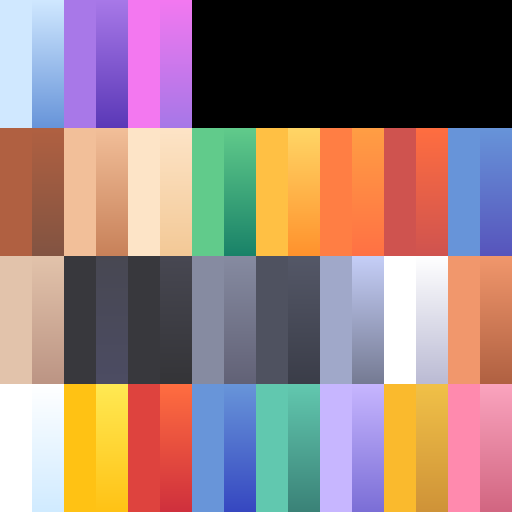
#> input picture pipeline/turku3d/parked/assets/colormap.png, 512 x 512 px
$ python -i compose.py   (imports and definitions only)
#> lines starting #> are read from the running program, lines starting #| are printed output that depends on the picture
"""Footage-led v2 edit: unique moving shots, small data overlays, ducked project music."""
from __future__ import annotations

import argparse
import json
import math
import os
import re
import subprocess
import textwrap
from pathlib import Path

import numpy as np
from scipy.io import wavfile
from PIL import Image, ImageDraw, ImageFont

W, H, FPS = 1920, 1080, 30
# [1 line that did not run here, left out]
OUT = Path.home() / 'turku3d/media/pipeline-video'
WHITE, TEAL, MUTED = '#f3f6f8', '#75e7cf', '#c5d3dd'
FONTS = Path('/System/Library/Fonts/Supplemental')


def run(args, **kwargs):
    return subprocess.run(args, check=True, **kwargs)


def font(size, bold=False):
    return ImageFont.truetype(str(FONTS / ('Arial Bold.ttf' if bold else 'Arial.ttf')), size)


def text(draw, xy, value, size=32, fill=WHITE, bold=False):
    draw.text(xy, value, font=font(size, bold), fill=fill)


def stamp(t):
    ms = round(t*1000)
    return f'{ms//3600000:02}:{ms//60000%60:02}:{ms//1000%60:02},{ms%1000:03}'


# [183 lines left out: functions timeline, overlay, not called in this run]


def render_scene(scene):
    inputs=[]
    filters=[]
    count=len(scene['shots'])
    for i,shot in enumerate(scene['shots']):
        source=ROOT/'shots'/f'{shot}.mp4'
        duration=float(subprocess.check_output(['ffprobe','-v','error','-show_entries','format=duration','-of','csv=p=0',str(source)]))
        inputs += ['-i',str(source)]
        frames=scene['frames']//count
        filters.append(f'[{i}:v]setpts={frames/FPS/duration}*PTS,fps=30,trim=end_frame={frames},setpts=PTS-STARTPTS[v{i}]')
    filters.append(''.join(f'[v{i}]' for i in range(count))+f'concat=n={count}:v=1:a=0,eq=contrast=1.045:saturation=1.055:brightness=-0.008[base]')
    for kind in ['title','credit','data']:
        inputs += ['-loop','1','-i',str(overlay(scene,kind))]
    panel_end=min(7.0,scene['duration']-0.5) if scene.get('asset')=='parameters' else scene['duration']-0.5
    filters += [f'[{count}:v]format=rgba,fade=t=out:st=3.6:d=0.45:alpha=1[title]',
                f'[base][title]overlay=0:0:shortest=1[a]',
                f'[a][{count+1}:v]overlay=0:0:shortest=1[b]',
                f'[b][{count+2}:v]overlay=0:0:shortest=1:enable=\'between(t,1.3,{panel_end})\'[v]']
    if scene['id']=='swap':
        for kind in ['phaseA','phaseB']:inputs+=['-loop','1','-i',str(overlay(scene,kind))]
        filters += [f'[v][{count+3}:v]overlay=0:0:shortest=1:enable=\'lt(t,{scene["duration"]/2})\'[c]',
                    f'[c][{count+4}:v]overlay=0:0:shortest=1:enable=\'gte(t,{scene["duration"]/2})\'[final]']
    run(['ffmpeg','-v','error','-y',*inputs,'-filter_complex',';'.join(filters),'-map','[final]' if scene['id']=='swap' else '[v]',
         '-frames:v',str(scene['frames']),'-an','-c:v','libx264','-profile:v','high','-crf','18',
         '-preset','fast','-pix_fmt','yuv420p','-threads','3',str(ROOT/'edit'/f"{scene['id']}.mp4")])
    print('Rendered',scene['id'],flush=True)


# [37 lines left out: functions normalize, finish, not called in this run]


# [8 lines not run here, left out]

>>> import cv2
>>> picture = cv2.imread('../../pipeline/turku3d/parked/assets/colormap.png', cv2.IMREAD_GRAYSCALE)
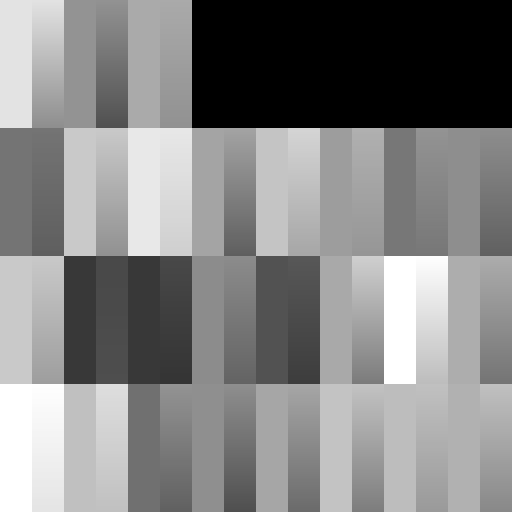
#> picture: shape (512, 512); min 0, max 255, mean 132.4
#> (the run stopped early here; a loop or call above may not have finished)
